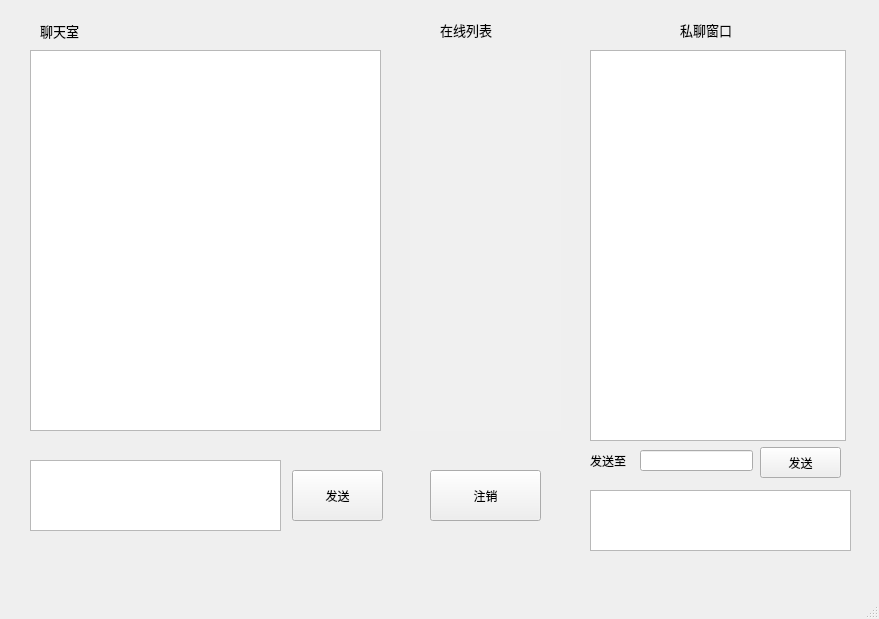
<?xml version="1.0" encoding="UTF-8"?>
<ui version="4.0">
 <class>MainWindow</class>
 <widget class="QMainWindow" name="MainWindow">
  <property name="geometry">
   <rect>
    <x>0</x>
    <y>0</y>
    <width>879</width>
    <height>619</height>
   </rect>
  </property>
  <property name="windowTitle">
   <string>MainWindow</string>
  </property>
  <widget class="QWidget" name="centralwidget">
   <widget class="QLabel" name="label">
    <property name="geometry">
     <rect>
      <x>40</x>
      <y>20</y>
      <width>71</width>
      <height>21</height>
     </rect>
    </property>
    <property name="font">
     <font>
      <family>Adobe Arabic</family>
      <pointsize>10</pointsize>
     </font>
    </property>
    <property name="text">
     <string>聊天室</string>
    </property>
   </widget>
   <widget class="QTextBrowser" name="textBrowser">
    <property name="geometry">
     <rect>
      <x>30</x>
      <y>50</y>
      <width>351</width>
      <height>381</height>
     </rect>
    </property>
   </widget>
   <widget class="QTextEdit" name="textEdit">
    <property name="geometry">
     <rect>
      <x>30</x>
      <y>460</y>
      <width>251</width>
      <height>71</height>
     </rect>
    </property>
   </widget>
   <widget class="QPushButton" name="sendButton">
    <property name="geometry">
     <rect>
      <x>292</x>
      <y>470</y>
      <width>91</width>
      <height>51</height>
     </rect>
    </property>
    <property name="text">
     <string>发送</string>
    </property>
   </widget>
   <widget class="QLabel" name="label_2">
    <property name="geometry">
     <rect>
      <x>440</x>
      <y>20</y>
      <width>72</width>
      <height>20</height>
     </rect>
    </property>
    <property name="font">
     <font>
      <family>Adobe Arabic</family>
      <pointsize>10</pointsize>
     </font>
    </property>
    <property name="text">
     <string>在线列表</string>
    </property>
   </widget>
   <widget class="QListWidget" name="listWidget">
    <property name="geometry">
     <rect>
      <x>410</x>
      <y>60</y>
      <width>151</width>
      <height>371</height>
     </rect>
    </property>
    <property name="styleSheet">
     <string notr="true">background-color: rgb(240, 240, 240);
border:0px</string>
    </property>
   </widget>
   <widget class="QTextBrowser" name="textBrowser_2">
    <property name="geometry">
     <rect>
      <x>590</x>
      <y>50</y>
      <width>256</width>
      <height>391</height>
     </rect>
    </property>
   </widget>
   <widget class="QLabel" name="label_3">
    <property name="geometry">
     <rect>
      <x>680</x>
      <y>20</y>
      <width>72</width>
      <height>20</height>
     </rect>
    </property>
    <property name="font">
     <font>
      <family>Adobe Arabic</family>
      <pointsize>10</pointsize>
     </font>
    </property>
    <property name="text">
     <string>私聊窗口</string>
    </property>
   </widget>
   <widget class="QPushButton" name="logoutButton">
    <property name="geometry">
     <rect>
      <x>430</x>
      <y>470</y>
      <width>111</width>
      <height>51</height>
     </rect>
    </property>
    <property name="text">
     <string>注销</string>
    </property>
   </widget>
   <widget class="QLineEdit" name="lineEdit">
    <property name="geometry">
     <rect>
      <x>640</x>
      <y>450</y>
      <width>113</width>
      <height>21</height>
     </rect>
    </property>
    <property name="readOnly">
     <bool>true</bool>
    </property>
   </widget>
   <widget class="QLabel" name="label_4">
    <property name="geometry">
     <rect>
      <x>590</x>
      <y>450</y>
      <width>51</width>
      <height>21</height>
     </rect>
    </property>
    <property name="text">
     <string>发送至</string>
    </property>
   </widget>
   <widget class="QTextEdit" name="textEdit_2">
    <property name="geometry">
     <rect>
      <x>590</x>
      <y>490</y>
      <width>261</width>
      <height>61</height>
     </rect>
    </property>
   </widget>
   <widget class="QPushButton" name="psendButton">
    <property name="geometry">
     <rect>
      <x>760</x>
      <y>447</y>
      <width>81</width>
      <height>31</height>
     </rect>
    </property>
    <property name="text">
     <string>发送</string>
    </property>
   </widget>
  </widget>
  <widget class="QMenuBar" name="menubar">
   <property name="geometry">
    <rect>
     <x>0</x>
     <y>0</y>
     <width>879</width>
     <height>26</height>
    </rect>
   </property>
  </widget>
  <widget class="QStatusBar" name="statusbar"/>
 </widget>
 <resources/>
 <connections/>
</ui>
